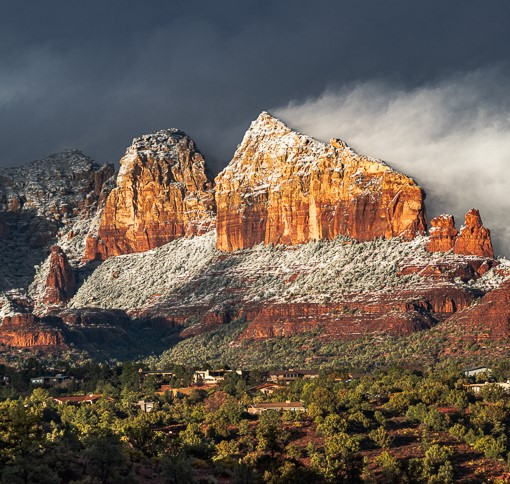
#> input picture photos/Image_1.jpg, 510 x 484 px, found by its file name
$ python stiching.py
#> lines starting #> are read from the running program, lines starting #| are printed output that depends on the picture
import cv2
import numpy as np
import matplotlib.pyplot as plt

# Function to detect keypoints and compute descriptors
def detect_and_compute(image, method="ORB"):
    if method == "ORB":
        detector = cv2.ORB_create()
    elif method == "SIFT":
        detector = cv2.SIFT_create()
    elif method == "SURF":
        detector = cv2.xfeatures2d.SURF_create()
    else:
        raise ValueError("Unknown method. Use 'ORB', 'SIFT', or 'SURF'")
    keypoints, descriptors = detector.detectAndCompute(image, None)
    return keypoints, descriptors

# Function to match features using BFMatcher
def match_features(desc1, desc2, method="ORB"):
    if method == "ORB":
        matcher = cv2.BFMatcher(cv2.NORM_HAMMING, crossCheck=True)
    else:  # For SIFT or SURF
        matcher = cv2.BFMatcher(cv2.NORM_L2, crossCheck=True)
    matches = matcher.match(desc1, desc2)
    matches = sorted(matches, key=lambda x: x.distance)
    return matches

# Function to stitch images
def stitch_images(img1, img2, matches, kp1, kp2):
    # Extract matched keypoints
    points1 = np.float32([kp1[m.queryIdx].pt for m in matches])
    points2 = np.float32([kp2[m.trainIdx].pt for m in matches])

    # Estimate Homography
    H, mask = cv2.findHomography(points2, points1, cv2.RANSAC)

    # Warp the second image to align with the first
    width = img1.shape[1] + img2.shape[1]
    height = img1.shape[0]
    panorama = cv2.warpPerspective(img2, H, (width, height))
    panorama[0:img1.shape[0], 0:img1.shape[1]] = img1
    return panorama

# Load and preprocess images
image1 = cv2.imread('photos/image_1.jpg')
#> image1 is the input picture: shape (484, 510, 3); mean B, G, R 82.9, 93.7, 106.7
image2 = cv2.imread('photos/image_2.jpg')
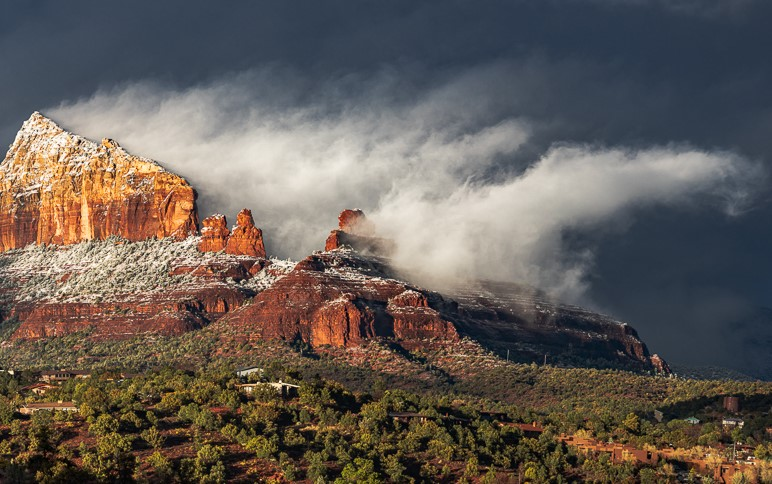
#> input picture photos/image_2.jpg, 772 x 484 px
#> image2 is the input picture: shape (484, 772, 3); mean B, G, R 86.5, 93.1, 101.4
gray1 = cv2.cvtColor(image1, cv2.COLOR_BGR2GRAY)
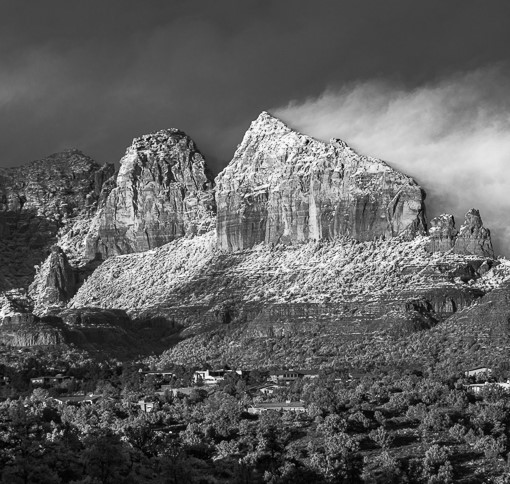
#> gray1: shape (484, 510); min 0, max 255, mean 96.4
gray2 = cv2.cvtColor(image2, cv2.COLOR_BGR2GRAY)
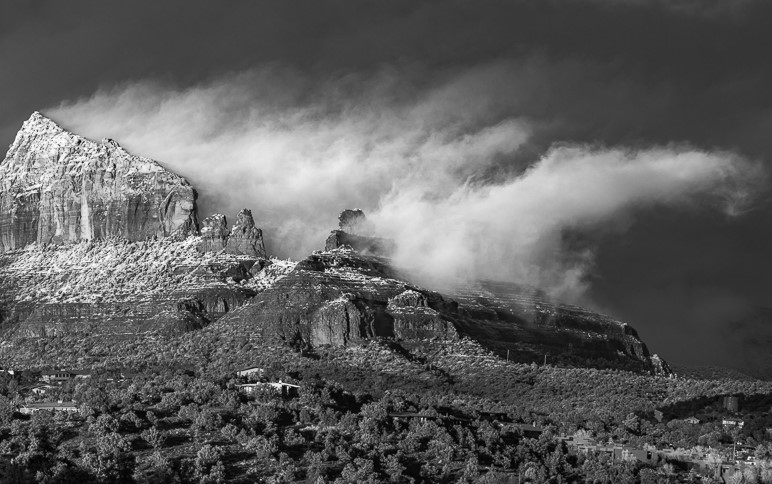
#> gray2: shape (484, 772); min 0, max 254, mean 94.8

# Step 1: Detect keypoints and compute descriptors
kp1, desc1 = detect_and_compute(gray1, method="ORB")
#> in detect_and_compute, `keypoints, descriptors = detector.detectAndCompute(image, None)`: keypoints = 500 keypoints; strongest (x, y, size): (207, 372, 31), (206, 372, 37.2), (209, 373, 37.2), (240, 372, 31)
#> kp1 has the same summary as keypoints in detect_and_compute
kp2, desc2 = detect_and_compute(gray2, method="ORB")
#> in detect_and_compute (call 2), `keypoints, descriptors = detector.detectAndCompute(image, None)`: keypoints = 500 keypoints; strongest (x, y, size): (285, 386, 31), (280, 382, 31), (283, 386, 37.2), (280, 380, 31)
#> kp2 has the same summary as keypoints in detect_and_compute

# Step 2: Match features
matches = match_features(desc1, desc2, method="ORB")
#> in match_features, `matches = matcher.match(desc1, desc2)`: matches = 218 matches
#> matches = 218 matches

# Step 3: Stitch images with Homography and Blending
panorama = stitch_images(image1, image2, matches, kp1, kp2)
#> in stitch_images, `points1 = np.float32([kp1[m.queryIdx].pt for m in matches])`: points1 = 218 pairs, first value 40.8 to 470.4, second value 112 to 437.8
#> in stitch_images, `points2 = np.float32([kp2[m.trainIdx].pt for m in matches])`: points2 = 218 pairs, first value 34 to 738, second value 112 to 443
#> in stitch_images, `H, mask = cv2.findHomography(points2, points1, cv2.RANSAC)`: H = [[1, 0.00222, 227.8], [-0.00111, 1, -0.355], [4.05e-07, 9.89e-06, 1]]; mask = 218 values, max 1 at index 0, min 0 at index 115, mean 0.61
#> in stitch_images, `panorama = cv2.warpPerspective(img2, H, (width, height))`:
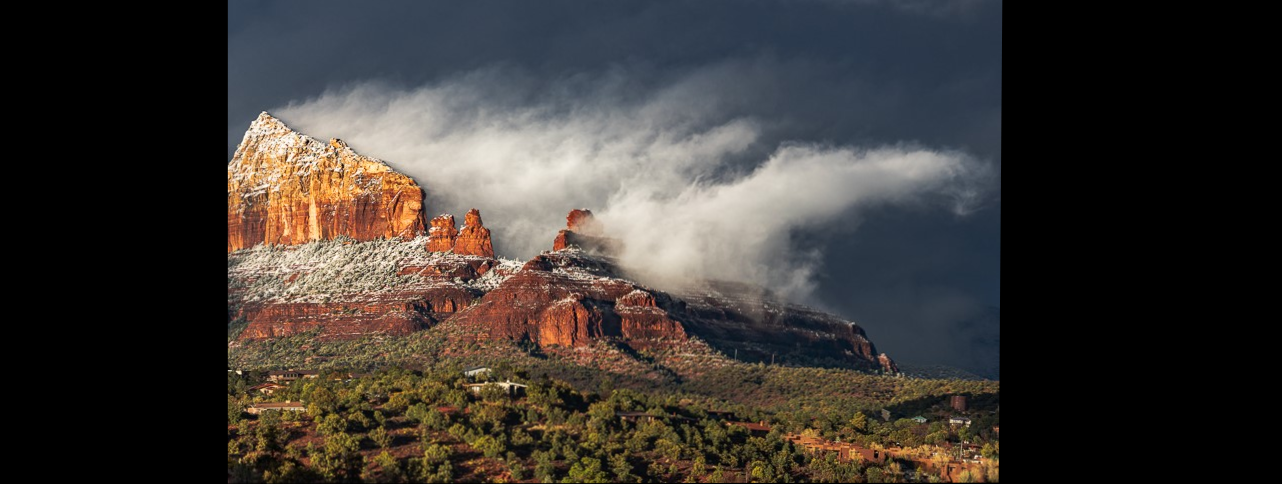
#> panorama: shape (484, 1282, 3); mean B, G, R 52.1, 56, 61
#> in stitch_images, `panorama[0:img1.shape[0], 0:img1.shape[1]] = img1`:
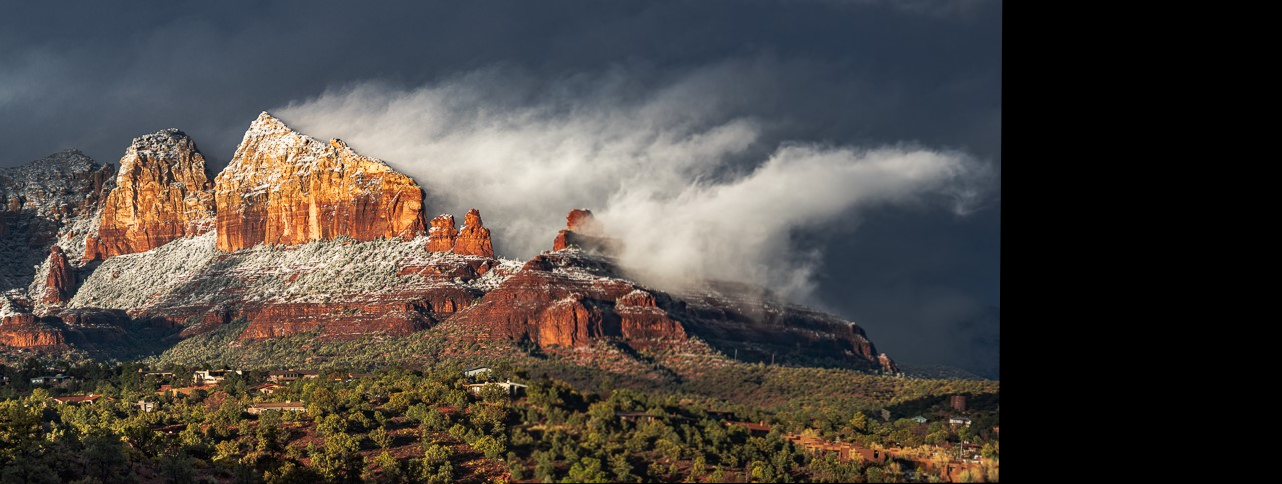
#> panorama: shape (484, 1282, 3); mean B, G, R 65.8, 70.6, 76.6

# Display results
plt.figure(figsize=(10, 5))
plt.imshow(cv2.cvtColor(panorama, cv2.COLOR_BGR2RGB))
plt.axis('off')
plt.title("Panorama")
plt.show()
